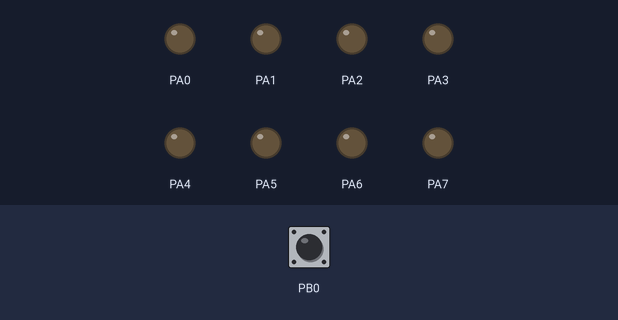
The program below on a simulated ATmega32, built with avr-gcc and emulated at 8 MHz. Shown: output pins drawn as LEDs (lit = HIGH). Inputs (shaded band) come from the test bench; at power-on: PB0 HIGH.

Above: at 2.8 s.
2.9 s: PB0 pulled LOW for 3.2 s
At 7.0 s:
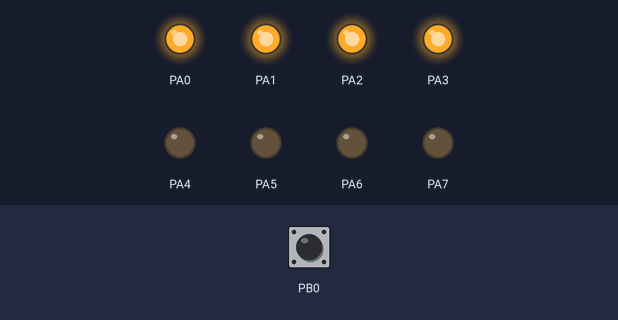
7.6 s: PB0 pulled LOW for 1.2 s
At 8.6 s:
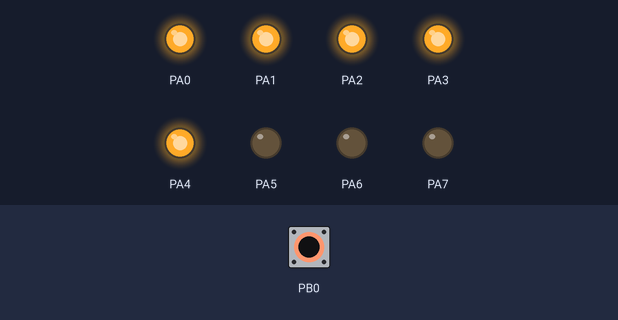
10.3 s: PB0 pulled LOW for 1.2 s
At 12.0 s:
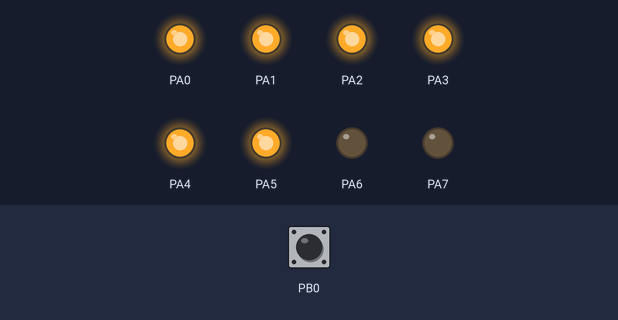
13.0 s: PB0 pulled LOW for 1.2 s
At 14.3 s:
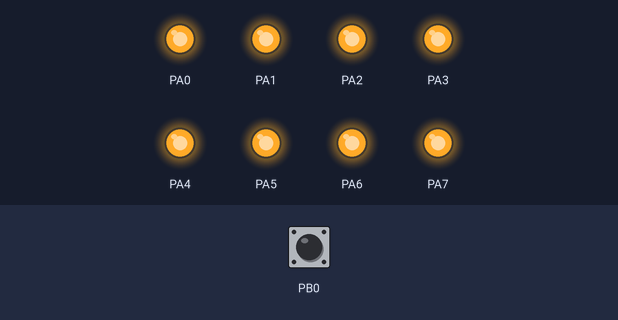
Timing chart, 0 to 16.0 s (numbered marks = the images above; inputs shaded):
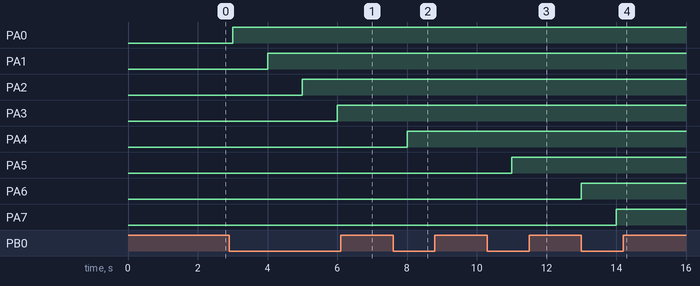

The program:

main.c
```c
/*
 * GPIO_project1.c
 *
 * Created: 7/22/2022 11:03:24 AM
 * Author : PC
 */
#define F_CPU 8000000UL
#include "memmap.h"
#include "utils.h"
#include "util/delay.h"
int main(void)
{
int i=0,x=10;
DDRA=255;
clearbit(DDRB,0);
setbit(PORTB,0);
    while (1)
    {
		if((getbit(PINB,0)==0)&&(x==10))
		{
		setbit(PORTA,i);
		i++;
		if(i==8)
		{
			i--;
			x=0;
		}
		}
		else if((getbit(PINB,0)==0)&&(x==0))
		{
		clearbit(PORTA,i);
		i--;
		if(i==-1)
		{
			i++;
			x=10;
		}
		}
		_delay_ms(1000);
		}
		}
		
```

memmap.h
```c
/*
 * memmap.h
 *
 * Created: 7/22/2022 11:06:57 AM
 *  Author: PC
 */


#ifndef MEMMAP_H_
#define MEMMAP_H_

#define DDRA *((unsigned char *)(0x3A))
#define PORTA *((unsigned char *)(0x3B))
#define PINA *((unsigned char *)(0x39))

#define DDRB *((unsigned char *)(0x37))
#define PORTB *((unsigned char *)(0x38))
#define PINB *((unsigned char *)(0x36))


#endif /* MEMMAP_H_ */
```

utils.h
```c
/*
 * utils.h
 *
 * Created: 7/22/2022 11:24:21 AM
 *  Author: PC
 */


#ifndef UTILS_H_
#define UTILS_H_

#define setbit(reg,bitno) reg|=(1<<bitno)
#define clearbit(reg,bitno) reg&=~(1<<bitno)
#define getbit(reg,bitno) ((reg>>bitno)&1)
#define togglebit(reg,bitno) reg^=(1<<bitno)


#endif /* UTILS_H_ */
```

Measured:
- after the input at 2.9 s, PA0: LOW → HIGH after 0.10 s; PA1: LOW → HIGH after 1.1 s; PA2: LOW → HIGH after 2.1 s; PA3: LOW → HIGH after 3.1 s
- after the input at 7.6 s, PA4: LOW → HIGH after 0.40 s
- after the input at 10.3 s, PA5: LOW → HIGH after 0.70 s
- after the input at 13.0 s, PA6: LOW → HIGH at once; PA7: LOW → HIGH after 1.0 s
